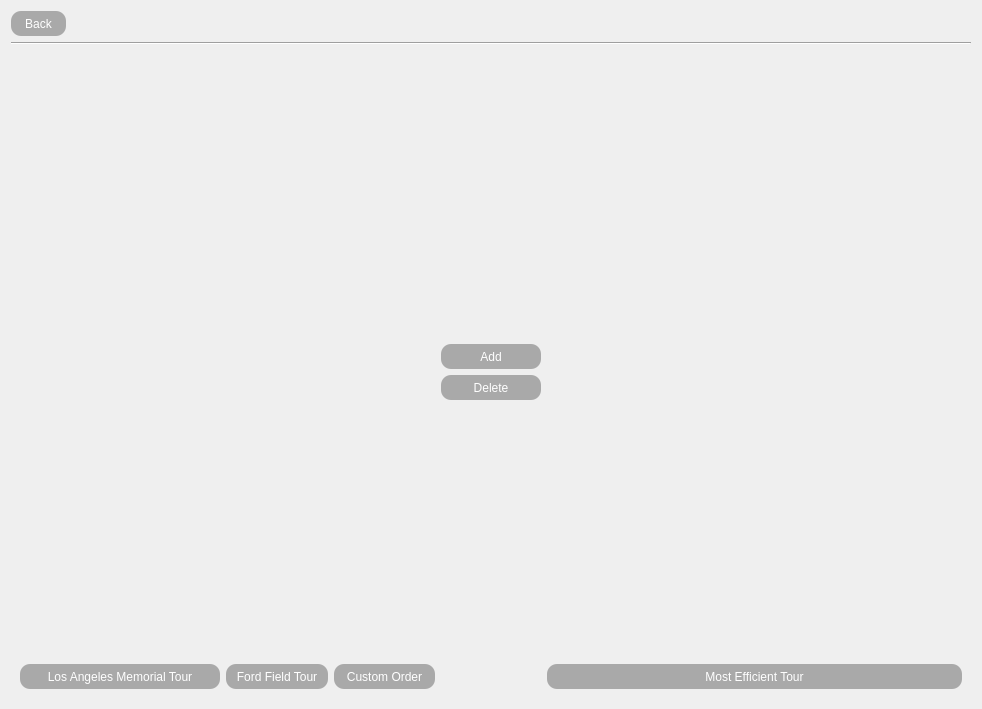
<?xml version="1.0" encoding="UTF-8"?>
<ui version="4.0">
 <class>Tour</class>
 <widget class="QDialog" name="Tour">
  <property name="geometry">
   <rect>
    <x>0</x>
    <y>0</y>
    <width>982</width>
    <height>709</height>
   </rect>
  </property>
  <property name="windowTitle">
   <string>Dialog</string>
  </property>
  <property name="styleSheet">
   <string notr="true">

QTableWidget {
	background: transparent;
	border: none;
	font: helvetica;
	font-weight: bold;
}

QHeaderView::section
{
	spacing: 10px;
	background-color: gray;
	color: white;
	border: 1px solid ;
	margin: 1px;
	text-align: right;
	font-family: arial;
	font-size:12px;
}

QPushButton {
	background: darkgray;
	color: white;
	border-radius: 10px;
	height: 25px;
	width: 100px;
}

QPushButton:hover {
	color: black;
	background: lightblue;
}

QLabel {
	font: 50px;
	color: grey;
}</string>
  </property>
  <layout class="QGridLayout" name="gridLayout">
   <item row="1" column="0" colspan="2">
    <widget class="Line" name="line">
     <property name="orientation">
      <enum>Qt::Horizontal</enum>
     </property>
    </widget>
   </item>
   <item row="0" column="1">
    <spacer name="horizontalSpacer">
     <property name="orientation">
      <enum>Qt::Horizontal</enum>
     </property>
     <property name="sizeHint" stdset="0">
      <size>
       <width>40</width>
       <height>20</height>
      </size>
     </property>
    </spacer>
   </item>
   <item row="0" column="0">
    <widget class="QPushButton" name="pushButton_back">
     <property name="styleSheet">
      <string notr="true">QPushButton {
	width: 55px;
}</string>
     </property>
     <property name="text">
      <string>Back</string>
     </property>
    </widget>
   </item>
   <item row="2" column="0" colspan="2">
    <widget class="QStackedWidget" name="stackedWidget">
     <property name="styleSheet">
      <string notr="true"/>
     </property>
     <property name="currentIndex">
      <number>0</number>
     </property>
     <widget class="QWidget" name="page">
      <layout class="QGridLayout" name="gridLayout_2">
       <item row="2" column="0">
        <layout class="QVBoxLayout" name="verticalLayout_8">
         <item>
          <layout class="QHBoxLayout" name="horizontalLayout_2">
           <item>
            <widget class="QPushButton" name="button_laTrip">
             <property name="styleSheet">
              <string notr="true">QPushButton {
	width: 200px;
}</string>
             </property>
             <property name="text">
              <string>Los Angeles Memorial Tour</string>
             </property>
            </widget>
           </item>
           <item>
            <widget class="QPushButton" name="button_fordTrip">
             <property name="text">
              <string>Ford Field Tour</string>
             </property>
            </widget>
           </item>
           <item>
            <widget class="QPushButton" name="button_customOrder">
             <property name="text">
              <string>Custom Order</string>
             </property>
            </widget>
           </item>
          </layout>
         </item>
        </layout>
       </item>
       <item row="2" column="3">
        <layout class="QHBoxLayout" name="horizontalLayout_8">
         <item>
          <widget class="QPushButton" name="button_startTour">
           <property name="text">
            <string>Most Efficient Tour</string>
           </property>
          </widget>
         </item>
        </layout>
       </item>
       <item row="0" column="3">
        <layout class="QVBoxLayout" name="verticalLayout_2">
         <item>
          <widget class="QTableWidget" name="table_selectedTeams">
           <property name="editTriggers">
            <set>QAbstractItemView::NoEditTriggers</set>
           </property>
          </widget>
         </item>
        </layout>
       </item>
       <item row="0" column="0">
        <layout class="QVBoxLayout" name="verticalLayout">
         <item>
          <widget class="QTableWidget" name="table_allTeams">
           <property name="editTriggers">
            <set>QAbstractItemView::NoEditTriggers</set>
           </property>
          </widget>
         </item>
        </layout>
       </item>
       <item row="0" column="2">
        <layout class="QHBoxLayout" name="horizontalLayout">
         <item>
          <layout class="QVBoxLayout" name="verticalLayout_4">
           <item>
            <spacer name="verticalSpacer_2">
             <property name="orientation">
              <enum>Qt::Vertical</enum>
             </property>
             <property name="sizeHint" stdset="0">
              <size>
               <width>20</width>
               <height>40</height>
              </size>
             </property>
            </spacer>
           </item>
           <item>
            <widget class="QPushButton" name="pushButton_add">
             <property name="styleSheet">
              <string notr="true">QPushButton {
	width: 55px;
}</string>
             </property>
             <property name="text">
              <string>Add</string>
             </property>
            </widget>
           </item>
           <item>
            <layout class="QVBoxLayout" name="verticalLayout_5">
             <item>
              <widget class="QPushButton" name="pushButton_delete">
               <property name="text">
                <string>Delete</string>
               </property>
              </widget>
             </item>
             <item>
              <spacer name="verticalSpacer_3">
               <property name="orientation">
                <enum>Qt::Vertical</enum>
               </property>
               <property name="sizeHint" stdset="0">
                <size>
                 <width>20</width>
                 <height>40</height>
                </size>
               </property>
              </spacer>
             </item>
             <item>
              <spacer name="verticalSpacer_4">
               <property name="orientation">
                <enum>Qt::Vertical</enum>
               </property>
               <property name="sizeHint" stdset="0">
                <size>
                 <width>20</width>
                 <height>40</height>
                </size>
               </property>
              </spacer>
             </item>
             <item>
              <spacer name="verticalSpacer_5">
               <property name="orientation">
                <enum>Qt::Vertical</enum>
               </property>
               <property name="sizeHint" stdset="0">
                <size>
                 <width>20</width>
                 <height>40</height>
                </size>
               </property>
              </spacer>
             </item>
            </layout>
           </item>
          </layout>
         </item>
        </layout>
       </item>
       <item row="0" column="1">
        <layout class="QVBoxLayout" name="verticalLayout_7"/>
       </item>
      </layout>
     </widget>
     <widget class="QWidget" name="page_3">
      <widget class="QLabel" name="label">
       <property name="geometry">
        <rect>
         <x>280</x>
         <y>0</y>
         <width>401</width>
         <height>61</height>
        </rect>
       </property>
       <property name="text">
        <string>Los Anegels Tour</string>
       </property>
      </widget>
      <widget class="QPushButton" name="pushButton">
       <property name="geometry">
        <rect>
         <x>10</x>
         <y>590</y>
         <width>111</width>
         <height>31</height>
        </rect>
       </property>
       <property name="text">
        <string>Back to Main Page</string>
       </property>
      </widget>
      <widget class="QPushButton" name="button_laStartTour">
       <property name="geometry">
        <rect>
         <x>620</x>
         <y>570</y>
         <width>301</width>
         <height>41</height>
        </rect>
       </property>
       <property name="text">
        <string>Start Tour</string>
       </property>
      </widget>
      <widget class="QTableWidget" name="table_laTour">
       <property name="geometry">
        <rect>
         <x>15</x>
         <y>81</y>
         <width>901</width>
         <height>451</height>
        </rect>
       </property>
       <property name="styleSheet">
        <string notr="true">QTableWidget {
	color:  #413939;
	font: 16px;
	font-weight: bold;
}</string>
       </property>
       <property name="editTriggers">
        <set>QAbstractItemView::NoEditTriggers</set>
       </property>
      </widget>
     </widget>
     <widget class="QWidget" name="page_2"/>
    </widget>
   </item>
  </layout>
 </widget>
 <resources/>
 <connections/>
</ui>
